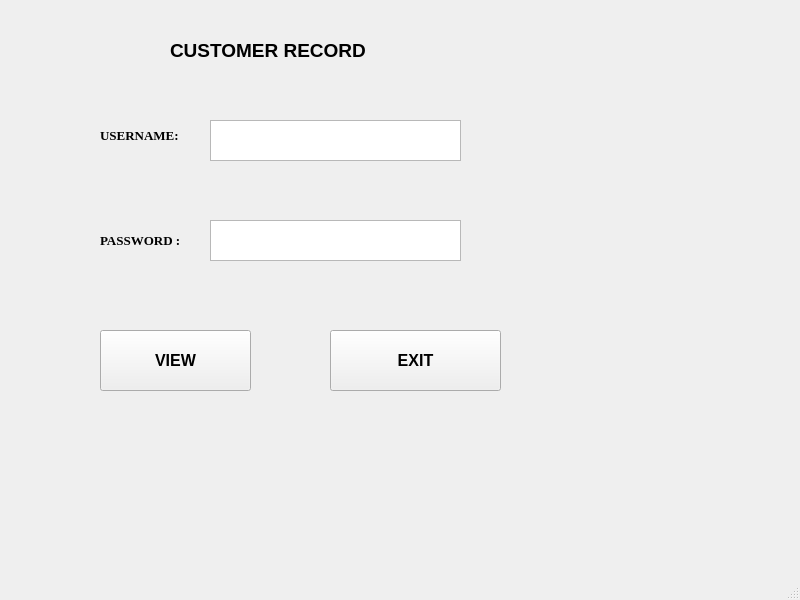
<?xml version="1.0" encoding="UTF-8"?>
<ui version="4.0">
 <class>MainWindow</class>
 <widget class="QMainWindow" name="MainWindow">
  <property name="geometry">
   <rect>
    <x>0</x>
    <y>0</y>
    <width>800</width>
    <height>600</height>
   </rect>
  </property>
  <property name="windowTitle">
   <string>MainWindow</string>
  </property>
  <widget class="QWidget" name="centralwidget">
   <widget class="QLabel" name="label">
    <property name="geometry">
     <rect>
      <x>100</x>
      <y>120</y>
      <width>121</width>
      <height>30</height>
     </rect>
    </property>
    <property name="font">
     <font>
      <family>Times New Roman</family>
      <pointsize>10</pointsize>
      <weight>75</weight>
      <bold>true</bold>
     </font>
    </property>
    <property name="text">
     <string>USERNAME:</string>
    </property>
   </widget>
   <widget class="QLabel" name="label_2">
    <property name="geometry">
     <rect>
      <x>170</x>
      <y>40</y>
      <width>261</width>
      <height>21</height>
     </rect>
    </property>
    <property name="font">
     <font>
      <pointsize>14</pointsize>
      <weight>75</weight>
      <bold>true</bold>
     </font>
    </property>
    <property name="text">
     <string>CUSTOMER RECORD</string>
    </property>
   </widget>
   <widget class="QLabel" name="label_3">
    <property name="geometry">
     <rect>
      <x>100</x>
      <y>230</y>
      <width>101</width>
      <height>21</height>
     </rect>
    </property>
    <property name="font">
     <font>
      <family>Times New Roman</family>
      <pointsize>10</pointsize>
      <weight>75</weight>
      <bold>true</bold>
     </font>
    </property>
    <property name="text">
     <string>PASSWORD :</string>
    </property>
   </widget>
   <widget class="QPlainTextEdit" name="plainTextEdit">
    <property name="geometry">
     <rect>
      <x>210</x>
      <y>120</y>
      <width>251</width>
      <height>41</height>
     </rect>
    </property>
   </widget>
   <widget class="QPlainTextEdit" name="plainTextEdit_2">
    <property name="geometry">
     <rect>
      <x>210</x>
      <y>220</y>
      <width>251</width>
      <height>41</height>
     </rect>
    </property>
   </widget>
   <widget class="QPushButton" name="pushButton">
    <property name="geometry">
     <rect>
      <x>100</x>
      <y>330</y>
      <width>151</width>
      <height>61</height>
     </rect>
    </property>
    <property name="font">
     <font>
      <family>MS Sans Serif</family>
      <pointsize>12</pointsize>
      <weight>75</weight>
      <bold>true</bold>
     </font>
    </property>
    <property name="text">
     <string>VIEW</string>
    </property>
   </widget>
   <widget class="QPushButton" name="pushButton_2">
    <property name="geometry">
     <rect>
      <x>330</x>
      <y>330</y>
      <width>171</width>
      <height>61</height>
     </rect>
    </property>
    <property name="font">
     <font>
      <family>MS Sans Serif</family>
      <pointsize>12</pointsize>
      <weight>75</weight>
      <bold>true</bold>
     </font>
    </property>
    <property name="text">
     <string>EXIT</string>
    </property>
   </widget>
  </widget>
  <widget class="QMenuBar" name="menubar">
   <property name="geometry">
    <rect>
     <x>0</x>
     <y>0</y>
     <width>800</width>
     <height>26</height>
    </rect>
   </property>
  </widget>
  <widget class="QStatusBar" name="statusbar"/>
 </widget>
 <resources/>
 <connections/>
</ui>
